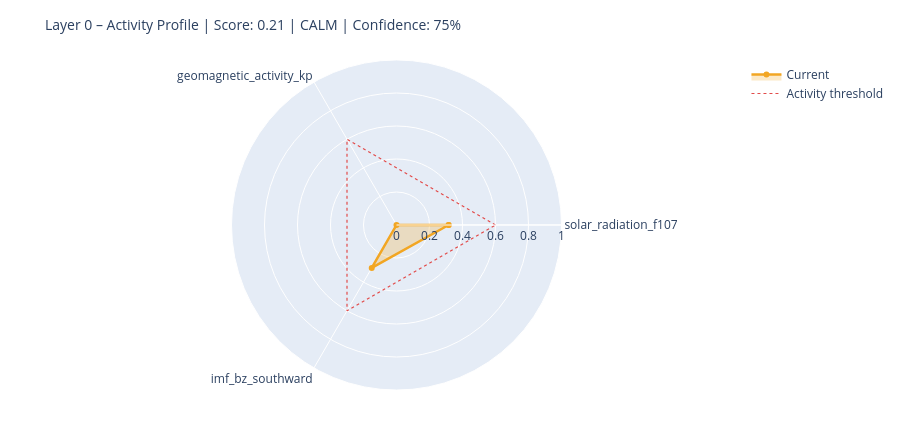

The code cell stored with this chart in its notebook:
### Markdown cell above
---
## 6. State Assessment & Handoff to Layer 1

### Code cell
# ============================================================
# STEP 1 – Collect raw values with source modes
# Mode: 'primary' | 'fallback_3h' | 'last_valid' | 'missing'
# ============================================================

def safe_last(df, col):
    if df is None or col not in df.columns: return None
    s = df[col].dropna()
    return float(s.iloc[-1]) if not s.empty else None

f107_now = safe_last(df_f107, 'f10.7')
bz_now   = safe_last(df_mag,  'bz_gsm')
kp_now   = safe_last(df_kp,   'kp')
sw_now   = safe_last(df_sw,   'speed')

source_modes = {
    'F10.7':    'primary'  if f107_now is not None else 'missing',
    'Kp':       'primary'  if kp_now   is not None else 'missing',
    'IMF_Bz':   'primary'  if bz_now   is not None else 'missing',
    'SW_speed': 'primary'  if sw_now   is not None else 'missing',
}

# Kp Fallback – 3h endpoint
if kp_now is None:
    try:
        r = requests.get(
            'https://services.swpc.noaa.gov/json/noaa-planetary-k-index.json',
            timeout=10)
        r.raise_for_status()
        fb = pd.DataFrame(r.json())
        tc = next((c for c in fb.columns if 'time' in c.lower()), fb.columns[0])
        kc = next((c for c in fb.columns if 'kp' in c.lower() and c != tc), None)
        if kc:
            fb[kc] = fb[kc].astype(str).str.extract(r'([0-9]+(?:\.[0-9]*)?)')[0]
            fb[kc] = pd.to_numeric(fb[kc], errors='coerce')
            fb = fb[fb[kc] >= 0].dropna(subset=[kc])
            if not fb.empty:
                kp_now = float(fb[kc].iloc[-1])
                source_modes['Kp'] = 'fallback_3h'
                print(f'  Kp fallback (3h): {kp_now:.1f}')
    except Exception as e:
        print(f'  Kp fallback failed: {e}')

# Solar Wind Fallback – last valid value
if sw_now is None and df_sw is not None and 'speed' in df_sw.columns:
    s = df_sw['speed'].dropna()
    if not s.empty:
        sw_now = float(s.iloc[-1])
        source_modes['SW_speed'] = 'last_valid'
        print(f'  SW fallback (last_valid): {sw_now:.0f} km/s')

print()
print('Source modes:', source_modes)

# ============================================================
# STEP 2 – Score from available components only
# ============================================================

def norm(v, lo, hi):
    if v is None: return None
    return max(0.0, min(1.0, (v - lo) / (hi - lo)))

COMPONENTS = {
    'solar_radiation_f107':    (f107_now, norm(f107_now, 60, 250)),
    'geomagnetic_activity_kp': (kp_now,   norm(kp_now,   0,   9)),
    'imf_bz_southward':        (bz_now,   norm(-(bz_now or 0) if bz_now else None, -5, 30)
                                           if bz_now is not None else None),
    'solar_wind_speed':        (sw_now,   norm(sw_now, 300, 800)),
}

available   = {k: v[1] for k, v in COMPONENTS.items() if v[1] is not None}
unavailable = [k for k, v in COMPONENTS.items() if v[1] is None]

layer0_score = round(sum(available.values()) / len(available), 4) if available else None
confidence   = round(len(available) / len(COMPONENTS), 2)

level = ('unknown'  if layer0_score is None
         else 'calm'     if layer0_score < 0.3
         else 'moderate' if layer0_score < 0.6
         else 'active')

# ============================================================
# STEP 3 – Dominant Driver
# ============================================================

def dominant_driver(kp, f107, bz, sw):
    candidates = []
    if kp   is not None and kp   >= 4:   candidates.append(('geomagnetic',    kp / 9))
    if sw   is not None and sw   >= 500:  candidates.append(('solar_wind',     sw / 800))
    if bz   is not None and bz   <= -5:   candidates.append(('imf_southward',  abs(bz) / 30))
    if f107 is not None and f107 >= 150:  candidates.append(('solar_radiation',f107 / 250))
    return max(candidates, key=lambda x: x[1])[0] if candidates else 'none'

driver = dominant_driver(kp_now, f107_now, bz_now, sw_now)

# ============================================================
# STEP 4 – Downstream expectations
# ============================================================

def downstream_expectation(driver, score, kp, bz, f107):
    exp = {
        'magnetosphere':        'calm',
        'ionosphere':           'calm',
        'schumann_resonance':   'unchanged',
        'lithosphere_currents': 'low',
    }
    if driver == 'geomagnetic' or (kp and kp >= 5):
        exp['magnetosphere']        = 'compressed / storm'
        exp['ionosphere']           = 'elevated disturbance (TEC variability)'
        exp['schumann_resonance']   = 'elevated amplitude possible'
        exp['lithosphere_currents'] = 'elevated induction currents'
    elif driver == 'imf_southward' or (bz and bz <= -5):
        exp['magnetosphere']        = 'energy coupling active'
        exp['ionosphere']           = 'elevated electron density possible'
        exp['schumann_resonance']   = 'slight modulation possible'
    elif driver == 'solar_radiation' or (f107 and f107 >= 150):
        exp['ionosphere']           = 'elevated ionization (F-layer)'
        exp['schumann_resonance']   = 'slightly elevated background activity'
    return exp

downstream = downstream_expectation(driver, layer0_score, kp_now, bz_now, f107_now)

# ============================================================
# CONSOLE OUTPUT
# ============================================================

W = 58
print('=' * W)
print('LAYER 0 – STATE ASSESSMENT')
print('=' * W)
for name, (raw_v, score_v) in COMPONENTS.items():
    if score_v is not None:
        bar = '█' * int(score_v * 20) + '░' * (20 - int(score_v * 20))
        print(f'  {name:<35}  {bar}  {score_v:.2f}')
    else:
        print(f'  {name:<35}  {"─" * 20}  n/a')
print('-' * W)
print(f'  Score ({len(available)}/{len(COMPONENTS)} components):  {layer0_score:.3f}')
print(f'  Confidence:         {confidence:.0%}')
print(f'  Level:              {level.upper()}')
print(f'  Dominant Driver:    {driver}')

# Radar chart
cats = list(available.keys())
vals = list(available.values())
if len(cats) >= 3:
    fig = go.Figure()
    fig.add_trace(go.Scatterpolar(
        r=vals + [vals[0]], theta=cats + [cats[0]],
        fill='toself', fillcolor='rgba(242,166,35,0.25)',
        line=dict(color='#F2A623', width=2.5), name='Current'
    ))
    fig.add_trace(go.Scatterpolar(
        r=[0.6] * (len(cats) + 1), theta=cats + [cats[0]],
        line=dict(color='#E24B4A', dash='dot', width=1.2),
        mode='lines', name='Activity threshold'
    ))
    fig.update_layout(
        title=dict(text=f'Layer 0 – Activity Profile | Score: {layer0_score:.2f} | {level.upper()} | Confidence: {confidence:.0%}',
                   font=dict(size=14)),
        polar=dict(radialaxis=dict(visible=True, range=[0, 1])),
        height=430, showlegend=True,
        margin=dict(l=60, r=60, t=60, b=40)
    )
    fig.show()

### Figure 1 — Plotly figure (JSON) as saved in the notebook; plotly's stock layout.template omitted (floating-point values rounded to 4 significant figures)
{"data": [{"fill": "toself", "fillcolor": "rgba(242,166,35,0.25)", "line": {"color": "#F2A623", "width": 2.5}, "name": "Current", "r": [0.3158, 0.0, 0.3003, 0.3158], "theta": ["solar_radiation_f107", "geomagnetic_activity_kp", "imf_bz_southward", "solar_radiation_f107"], "type": "scatterpolar"}, {"line": {"color": "#E24B4A", "dash": "dot", "width": 1.2}, "mode": "lines", "name": "Activity threshold", "r": [0.6, 0.6, 0.6, 0.6], "theta": ["solar_radiation_f107", "geomagnetic_activity_kp", "imf_bz_southward", "solar_radiation_f107"], "type": "scatterpolar"}], "layout": {"height": 430, "margin": {"b": 40, "l": 60, "r": 60, "t": 60}, "polar": {"radialaxis": {"range": [0, 1], "visible": true}}, "showlegend": true, "title": {"font": {"size": 14}, "text": "Layer 0 – Activity Profile | Score: 0.21 | CALM | Confidence: 75%"}}}
